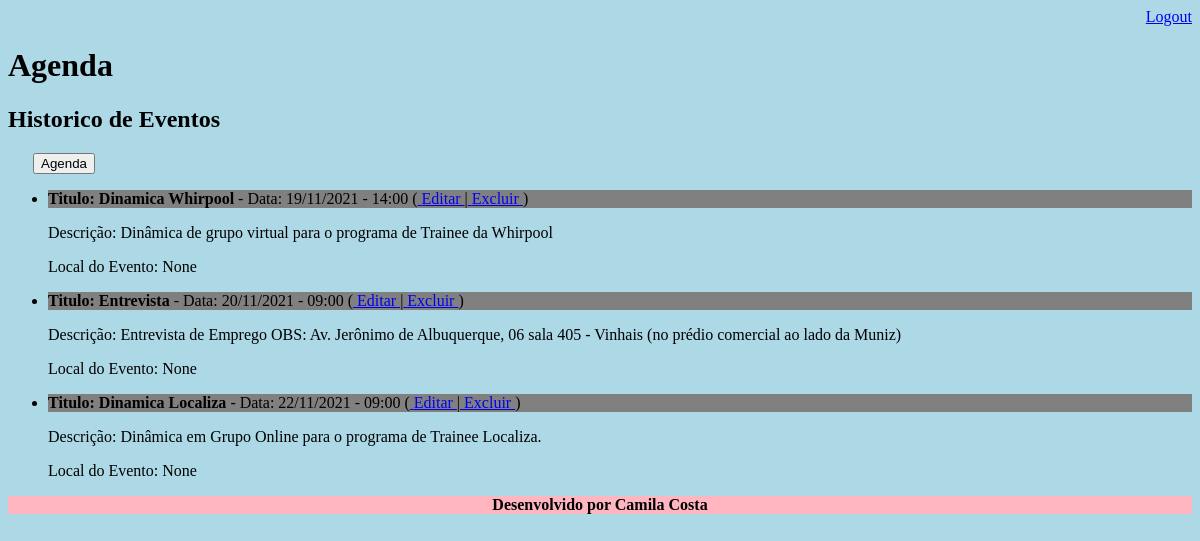
Page /agenda/historico (signed in) on the earlier database version.
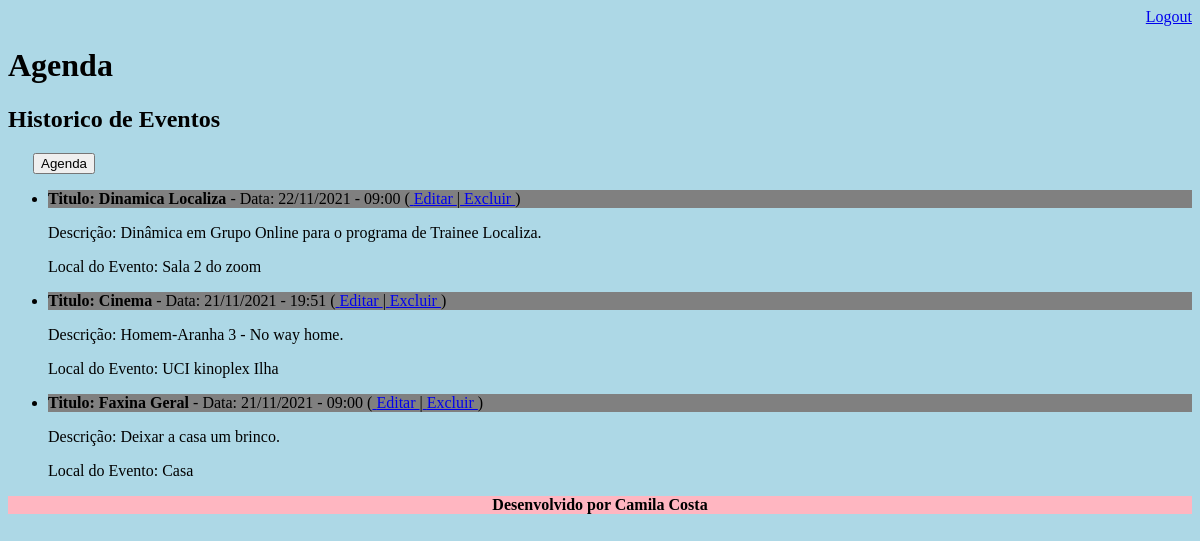
Same page on the later database version.
### core/models.py (models this page shows, shortened)
class Evento(models.Model):
    titulo = models.CharField(max_length=100)
    descricao = models.TextField(blank=True, null=True)
    local = models.CharField(max_length=100, blank=True, null=True)
    data_evento = models.DateTimeField(verbose_name='Data do Evento')
    data_criacao = models.DateTimeField(verbose_name='Data da Criação', auto_now=True)
    usuario = models.ForeignKey(User, on_delete=models.CASCADE)
    class Meta:
        db_table = 'evento'
    def get_data_evento(self):
        return self.data_evento.strftime('%d/%m/%Y - %H:%M')

### core/views.py (the view)
# urls.py: path('agenda/historico', views.lista_historico),
@login_required(login_url='/login/')
def lista_historico(request):
    usuario = request.user
    data_atual = datetime.now() - timedelta(hours=3)
    evento = Evento.objects.filter(usuario=usuario,
                                   data_evento__lt=data_atual)
    dados = {'eventos': evento}
    return render(request, 'historico.html', dados)

### Templates/historico.html
{% extends "model-page.html" %}
{% block content %}
    <h2>Historico de Eventos</h2>
    <a href="/agenda" style="margin-left: 25px">
        <button type="button" >Agenda</button>
    </a>
    <ul style="font-size": 18px>
    {% for evento in eventos %}
        <li>
            <div style="background-color: grey">
                <b> Titulo: {{evento.titulo}}</b> - Data: {{evento.get_data_evento}}
                (<a href="evento/?id={{ evento.id }}"> Editar </a>
                |<a href="evento/delete/{{ evento.id }}"> Excluir </a>)
            </div>
        </li>
        <p> Descrição: {{evento.descricao}} </p>
        <p> Local do Evento: {{evento.local}} </p>
    {% endfor%}
    </ul>
{% endblock %}

### Templates/model-page.html
<!DOCTYPE html>
<html lang="en">
<head>
    {% include "model-header.html" %}
</head>
<body style="background-color: lightblue">
    {% block content %} {% endblock%}
    {% include "model-footer.html" %}
</body>
</html>

### Templates/model-header.html (shortened to what this page needs)
    <div align="right">
        <a href="/logout">Logout</a>
    </div>
    <h1>Agenda</h1>

### Templates/model-footer.html
<div align="center" style="background-color: lightpink">
    <b>Desenvolvido por Camila Costa</b>
</div>

Differences in the rows shown:
removed Evento: titulo "Dinamica Whirpool", get_data_evento "19/11/2021 - 14:00", descricao "Dinâmica de grupo virtual para o programa de Trainee da Whirpool", local "None"
removed Evento: titulo "Entrevista", get_data_evento "20/11/2021 - 09:00", descricao "Entrevista de Emprego OBS: Av. Jerônimo de Albuquerque, 06 sala 405 - Vinhais (no prédio comercial ao lado da Muniz)", local "None"
changed Evento "Dinamica Localiza": local "None" → "Sala 2 do zoom"
added Evento: titulo "Cinema", get_data_evento "21/11/2021 - 19:51", descricao "Homem-Aranha 3 - No way home.", local "UCI kinoplex Ilha"
added Evento: titulo "Faxina Geral", get_data_evento "21/11/2021 - 09:00", descricao "Deixar a casa um brinco.", local "Casa"
